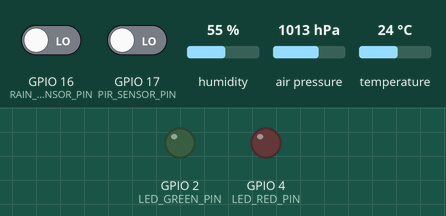
This sketch was run on a simulated ESP32. On the bench: output pins drawn as LEDs (lit = HIGH). Dashed ring = blinking. The inputs (shaded band) are chosen by the test bench; at power-on: humidity 55 %, GPIO 16 (RAIN_SENSOR_PIN) LOW, GPIO 17 (PIR_SENSOR_PIN) LOW, air pressure 1013 hPa, temperature 24 °C. WiFi joins after 1.5 s; servers stay silent unless stated; what the sketch prints to the serial monitor is not drawn.

Above: at 3.2 s.
3.3 s: humidity set to 68 %
5.5 s: humidity set to 71 %
At 6.7 s:
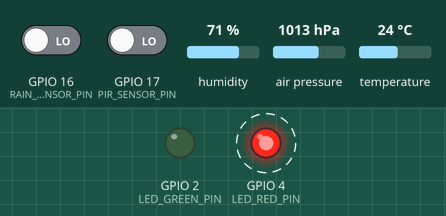
9.5 s: GPIO 16 (RAIN_SENSOR_PIN) driven HIGH
At 11.1 s:
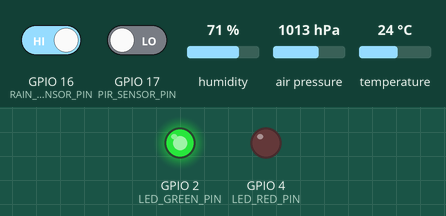
13.0 s: GPIO 17 (PIR_SENSOR_PIN) driven HIGH
At 16.6 s:
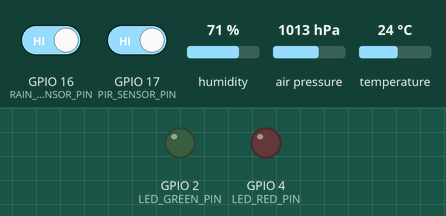
17.0 s: GPIO 17 (PIR_SENSOR_PIN) driven LOW
18.9 s: air pressure set to 952 hPa
Timing chart, 0 to 23.4 s (numbered marks = the images above; inputs shaded):
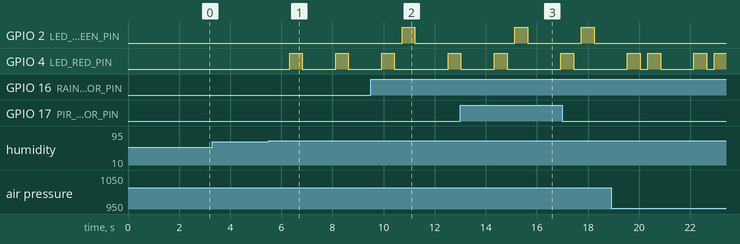

The sketch:

ESP32_Temp_Monitor_Rain_Sensor.ino
```cpp
#include <WiFi.h>
#include <WiFiClientSecure.h>
#include <UniversalTelegramBot.h>
#include <Wire.h>
#include <Adafruit_Sensor.h>
#include <Adafruit_BME680.h>

//  network credentials
const char* ssid = "SSID";
const char* password = "PASSWORD";

// Telegram token and chat ID
#define BOT_TOKEN "BOT_TOKEN"
#define TELEGRAM_CHAT_ID "CHAT_ID"

// Initialize the BME680 sensor
Adafruit_BME680 bme;

// Pin numbers for the rain sensor, PIR sensor, and LEDs
const int RAIN_SENSOR_PIN = 16;
const int PIR_SENSOR_PIN = 17;
const int LED_GREEN_PIN = 2;
const int LED_RED_PIN = 4;

// Variables for storing sensor data and state
float temperature = 0.0;
float humidity = 0.0;
float pressure = 0.0;
float gasResistance = 0.0;
bool motionDetected = false;
bool rainDetected = false;
bool previousRainDetected = false;

// Define the WiFi and Telegram client objects
WiFiClientSecure client;
UniversalTelegramBot bot(BOT_TOKEN, client);

void setup() {
  Serial.begin(115200);

  // Initialize the BME680 sensor
  if (!bme.begin()) {
    Serial.println("Could not find a valid BME680 sensor, check wiring!");
    while (1);
  }

  // Connect to Wi-Fi
  WiFi.begin(ssid, password);
  while (WiFi.status() != WL_CONNECTED) {
    delay(1000);
    Serial.println("Connecting to WiFi...");
  }

  Serial.println("Connected to WiFi");

  // Set up the rain sensor pin as an input
  pinMode(RAIN_SENSOR_PIN, INPUT);

  // Set up the PIR sensor pin as an input
  pinMode(PIR_SENSOR_PIN, INPUT);

  // Set up the green LED pin as an output
  pinMode(LED_GREEN_PIN, OUTPUT);
  digitalWrite(LED_GREEN_PIN, LOW);

  // Set up the red LED pin as an output
  pinMode(LED_RED_PIN, OUTPUT);
  digitalWrite(LED_RED_PIN, LOW);
}

void loop() {
  // Read sensor data
  temperature = bme.readTemperature();
  humidity = bme.readHumidity();
  pressure = bme.readPressure() / 100.0;
  gasResistance = bme.readGasResistance() / 1000.0;

  // Check for rain
  rainDetected = digitalRead(RAIN_SENSOR_PIN);

  // Check for motion
  motionDetected = digitalRead(PIR_SENSOR_PIN);

  // Send Telegram notifications based on sensor data and state
  if (temperature >= 30.0) {
    String message = "High temperature alert! The temperature is " + String(temperature) + "C";
    bot.sendMessage(TELEGRAM_CHAT_ID, message);
    digitalWrite(LED_RED_PIN, HIGH);
    delay(500);
    digitalWrite(LED_RED_PIN, LOW);
  }

  if (humidity >= 70.0) {
    String message = "High humidity alert! The humidity is " + String(humidity) + "%";
    bot.sendMessage(TELEGRAM_CHAT_ID, message);
    digitalWrite(LED_RED_PIN, HIGH);
    delay(500);
    digitalWrite(LED_RED_PIN, LOW);
  }

  if (pressure <= 990.0) {
    String message = "Low pressure alert! The pressure is " + String(pressure) + "hPa";
    bot.sendMessage(TELEGRAM_CHAT_ID, message);
    digitalWrite(LED_RED_PIN, HIGH);
    delay(500);
    digitalWrite(LED_RED_PIN, LOW);
  }

  if (gasResistance >= 100000.0) {
    String message = "High air quality alert! The gas resistance is " + String(gasResistance) + "kOhms";
    bot.sendMessage(TELEGRAM_CHAT_ID, message);
    digitalWrite(LED_GREEN_PIN, HIGH);
    delay(500);
    digitalWrite(LED_GREEN_PIN, LOW);
  }

  if (rainDetected && !previousRainDetected) {
    String message = "Rain detected! It's currently raining.";
    bot.sendMessage(TELEGRAM_CHAT_ID, message);
    digitalWrite(LED_GREEN_PIN, HIGH);
    delay(500);
    digitalWrite(LED_GREEN_PIN, LOW);
  }

  if (motionDetected) {
    String message = "Motion detected! There's someone in the room.";
    bot.sendMessage(TELEGRAM_CHAT_ID, message);
    digitalWrite(LED_GREEN_PIN, HIGH);
    delay(500);
    digitalWrite(LED_GREEN_PIN, LOW);
  }

  // Store the current rain state for comparison in the next loop
  previousRainDetected = rainDetected;

  // Wait for 1 second before reading sensor data again
  delay(1000);
}
```

Measured:
- the behaviour switches between 69 and 70 % on humidity (found by bisection; images 0 and 1)
- after the input at 3.3 s, every drawn part: stays the same
- after the input at 5.5 s, GPIO 4 (LED_RED_PIN): alternates HIGH for 0.50 s and LOW for 1.3 s, starting after 0.82 s
- after the input at 9.5 s, GPIO 2 (LED_GREEN_PIN): LOW → HIGH after 1.2 s, → LOW 0.50 s later
- after the input at 13.0 s, GPIO 2 (LED_GREEN_PIN): LOW → HIGH after 2.1 s, → LOW 0.50 s later
